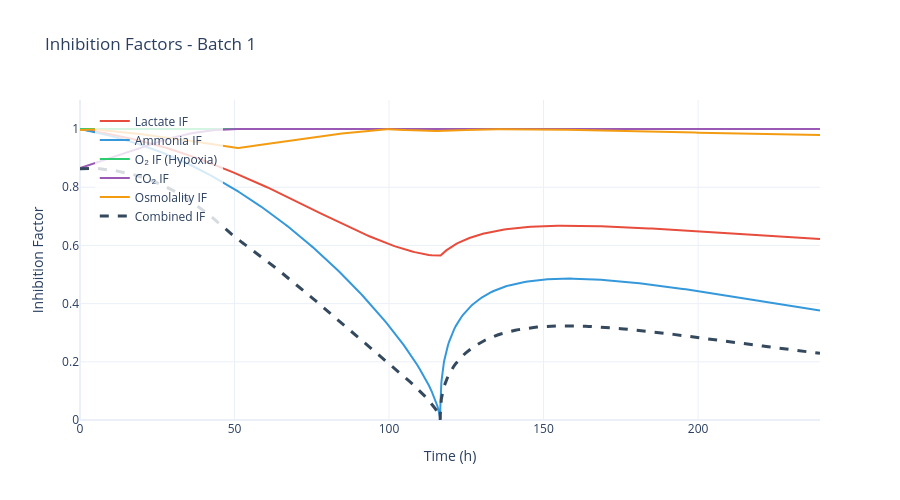

Notebook source saved alongside this figure:
### Code cell
# Inhibition factors (lactate, ammonia, O2, osmolality)
fig = data.plot_inhibition_factors(batch_number=BATCH_NUMBER)
fig.show()

### Figure 1 — Plotly figure (JSON) as saved in the notebook; plotly's stock layout.template omitted (floating-point values rounded to 4 significant figures; data arrays with more than 128 entries replaced by an {"elided": "..."} marker saying what was removed)
{"data": [{"line": {"color": "#E74C3C", "width": 2}, "mode": "lines", "name": "Lactate IF", "type": "scatter", "x": {"elided": "379 float values"}, "y": {"elided": "379 float values"}}, {"line": {"color": "#3498DB", "width": 2}, "mode": "lines", "name": "Ammonia IF", "type": "scatter", "x": {"elided": "379 float values"}, "y": {"elided": "379 float values"}}, {"line": {"color": "#2ECC71", "width": 2}, "mode": "lines", "name": "O₂ IF (Hypoxia)", "type": "scatter", "x": {"elided": "379 float values"}, "y": {"elided": "379 float values"}}, {"line": {"color": "#9B59B6", "width": 2}, "mode": "lines", "name": "CO₂ IF", "type": "scatter", "x": {"elided": "379 float values"}, "y": {"elided": "379 float values"}}, {"line": {"color": "#F39C12", "width": 2}, "mode": "lines", "name": "Osmolality IF", "type": "scatter", "x": {"elided": "379 float values"}, "y": {"elided": "379 float values"}}, {"line": {"color": "#34495E", "dash": "dash", "width": 3}, "mode": "lines", "name": "Combined IF", "type": "scatter", "x": {"elided": "379 float values"}, "y": {"elided": "379 float values"}}], "layout": {"height": 500, "hovermode": "x unified", "legend": {"bgcolor": "rgba(255,255,255,0.8)", "x": 0.02, "y": 0.98}, "title": {"text": "Inhibition Factors - Batch 1"}, "width": 900, "xaxis": {"title": {"text": "Time (h)"}}, "yaxis": {"range": [0, 1.1], "title": {"text": "Inhibition Factor"}}}}
